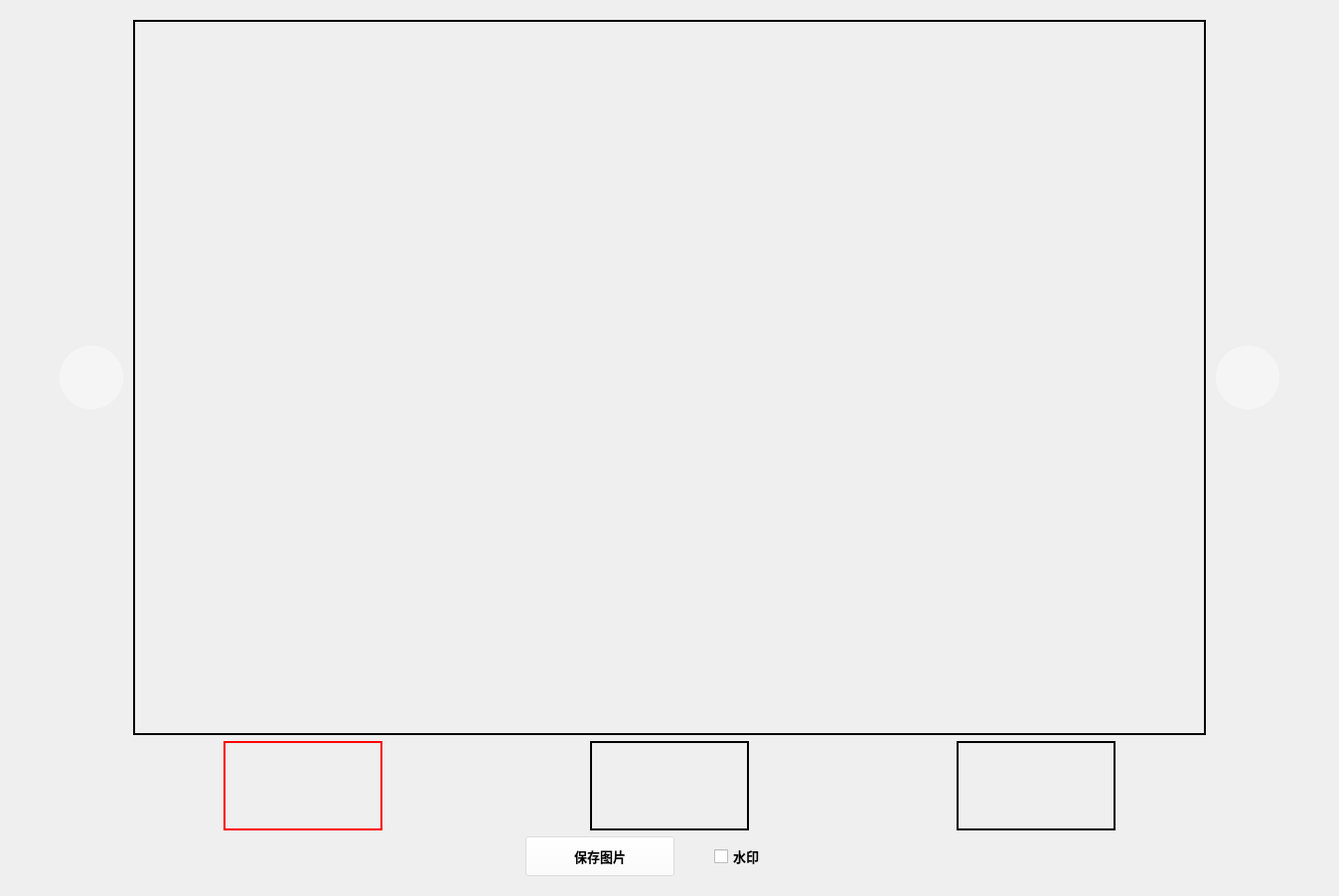
      <widget class="QWidget" name="tab">
       <attribute name="title">
        <string>图像处理</string>
       </attribute>
       <layout class="QHBoxLayout" name="horizontalLayout_10">
        <item>
         <widget class="QWidget" name="widget" native="true">
          <layout class="QHBoxLayout" name="horizontalLayout_11">
           <item>
            <layout class="QVBoxLayout" name="verticalLayout_2">
             <item>
              <layout class="QHBoxLayout" name="horizontalLayout_7">
               <property name="spacing">
                <number>10</number>
               </property>
               <item>
                <spacer name="horizontalSpacer">
                 <property name="orientation">
                  <enum>Qt::Horizontal</enum>
                 </property>
                 <property name="sizeHint" stdset="0">
                  <size>
                   <width>40</width>
                   <height>20</height>
                  </size>
                 </property>
                </spacer>
               </item>
               <item>
                <widget class="QPushButton" name="btnPrev">
                 <property name="sizePolicy">
                  <sizepolicy hsizetype="Fixed" vsizetype="Fixed">
                   <horstretch>0</horstretch>
                   <verstretch>0</verstretch>
                  </sizepolicy>
                 </property>
                 <property name="minimumSize">
                  <size>
                   <width>64</width>
                   <height>64</height>
                  </size>
                 </property>
                 <property name="maximumSize">
                  <size>
                   <width>64</width>
                   <height>64</height>
                  </size>
                 </property>
                 <property name="styleSheet">
                  <string notr="true">QPushButton {
    /* 正常状态 */
    background-color: rgba(255, 255, 255, 100);
    border-radius:32px;
    background-repeat:no-repeat;
    background-position:center;
}

QPushButton:pressed {
    /* 鼠标按下状态 */
    background-color: rgb(0, 255, 255);
    border-radius:32px;
    background-repeat:no-repeat;
    background-position:center;
}</string>
                 </property>
                 <property name="text">
                  <string/>
                 </property>
                 <property name="icon">
                  <iconset resource="res.qrc">
                   <normaloff>:/images/prev.png</normaloff>:/images/prev.png</iconset>
                 </property>
                 <property name="iconSize">
                  <size>
                   <width>50</width>
                   <height>50</height>
                  </size>
                 </property>
                </widget>
               </item>
               <item>
                <widget class="QLabel" name="labelImageShow">
                 <property name="sizePolicy">
                  <sizepolicy hsizetype="Fixed" vsizetype="Fixed">
                   <horstretch>0</horstretch>
                   <verstretch>0</verstretch>
                  </sizepolicy>
                 </property>
                 <property name="minimumSize">
                  <size>
                   <width>1080</width>
                   <height>720</height>
                  </size>
                 </property>
                 <property name="maximumSize">
                  <size>
                   <width>1080</width>
                   <height>720</height>
                  </size>
                 </property>
                 <property name="frameShape">
                  <enum>QFrame::WinPanel</enum>
                 </property>
                 <property name="lineWidth">
                  <number>1</number>
                 </property>
                 <property name="text">
                  <string/>
                 </property>
                </widget>
               </item>
               <item>
                <widget class="QPushButton" name="btnNext">
                 <property name="sizePolicy">
                  <sizepolicy hsizetype="Fixed" vsizetype="Fixed">
                   <horstretch>0</horstretch>
                   <verstretch>0</verstretch>
                  </sizepolicy>
                 </property>
                 <property name="minimumSize">
                  <size>
                   <width>64</width>
                   <height>64</height>
                  </size>
                 </property>
                 <property name="maximumSize">
                  <size>
                   <width>64</width>
                   <height>64</height>
                  </size>
                 </property>
                 <property name="styleSheet">
                  <string notr="true">QPushButton {
    /* 正常状态 */
    background-color: rgba(255, 255, 255, 100);
    border-radius:32px;
    background-repeat:no-repeat;
    background-position:center;
}

QPushButton:pressed {
    /* 鼠标按下状态 */
    background-color: rgb(0, 255, 255);
    border-radius:32px;
    background-repeat:no-repeat;
    background-position:center;
}</string>
                 </property>
                 <property name="text">
                  <string/>
                 </property>
                 <property name="icon">
                  <iconset resource="res.qrc">
                   <normaloff>:/images/next.png</normaloff>:/images/next.png</iconset>
                 </property>
                 <property name="iconSize">
                  <size>
                   <width>50</width>
                   <height>50</height>
                  </size>
                 </property>
                </widget>
               </item>
               <item>
                <spacer name="horizontalSpacer_2">
                 <property name="orientation">
                  <enum>Qt::Horizontal</enum>
                 </property>
                 <property name="sizeHint" stdset="0">
                  <size>
                   <width>40</width>
                   <height>20</height>
                  </size>
                 </property>
                </spacer>
               </item>
              </layout>
             </item>
             <item>
              <layout class="QHBoxLayout" name="horizontalLayout_6">
               <property name="spacing">
                <number>4</number>
               </property>
               <property name="sizeConstraint">
                <enum>QLayout::SetDefaultConstraint</enum>
               </property>
               <item>
                <widget class="QLabel" name="labelFirst">
                 <property name="sizePolicy">
                  <sizepolicy hsizetype="Fixed" vsizetype="Fixed">
                   <horstretch>0</horstretch>
                   <verstretch>0</verstretch>
                  </sizepolicy>
                 </property>
                 <property name="minimumSize">
                  <size>
                   <width>160</width>
                   <height>90</height>
                  </size>
                 </property>
                 <property name="maximumSize">
                  <size>
                   <width>160</width>
                   <height>90</height>
                  </size>
                 </property>
                 <property name="styleSheet">
                  <string notr="true">border:2px solid red;</string>
                 </property>
                 <property name="frameShape">
                  <enum>QFrame::NoFrame</enum>
                 </property>
                 <property name="frameShadow">
                  <enum>QFrame::Plain</enum>
                 </property>
                 <property name="text">
                  <string/>
                 </property>
                </widget>
               </item>
               <item>
                <widget class="QLabel" name="labelSecond">
                 <property name="sizePolicy">
                  <sizepolicy hsizetype="Fixed" vsizetype="Fixed">
                   <horstretch>0</horstretch>
                   <verstretch>0</verstretch>
                  </sizepolicy>
                 </property>
                 <property name="minimumSize">
                  <size>
                   <width>160</width>
                   <height>90</height>
                  </size>
                 </property>
                 <property name="maximumSize">
                  <size>
                   <width>160</width>
                   <height>90</height>
                  </size>
                 </property>
                 <property name="frameShape">
                  <enum>QFrame::WinPanel</enum>
                 </property>
                 <property name="frameShadow">
                  <enum>QFrame::Plain</enum>
                 </property>
                 <property name="text">
                  <string/>
                 </property>
                </widget>
               </item>
               <item>
                <widget class="QLabel" name="labelThird">
                 <property name="sizePolicy">
                  <sizepolicy hsizetype="Fixed" vsizetype="Fixed">
                   <horstretch>0</horstretch>
                   <verstretch>0</verstretch>
                  </sizepolicy>
                 </property>
                 <property name="minimumSize">
                  <size>
                   <width>160</width>
                   <height>90</height>
                  </size>
                 </property>
                 <property name="maximumSize">
                  <size>
                   <width>160</width>
                   <height>90</height>
                  </size>
                 </property>
                 <property name="frameShape">
                  <enum>QFrame::WinPanel</enum>
                 </property>
                 <property name="frameShadow">
                  <enum>QFrame::Plain</enum>
                 </property>
                 <property name="text">
                  <string/>
                 </property>
                </widget>
               </item>
              </layout>
             </item>
             <item>
              <layout class="QHBoxLayout" name="horizontalLayout_8">
               <property name="spacing">
                <number>40</number>
               </property>
               <item>
                <spacer name="horizontalSpacer_3">
                 <property name="orientation">
                  <enum>Qt::Horizontal</enum>
                 </property>
                 <property name="sizeHint" stdset="0">
                  <size>
                   <width>40</width>
                   <height>20</height>
                  </size>
                 </property>
                </spacer>
               </item>
               <item>
                <widget class="QPushButton" name="btnSaveImage">
                 <property name="sizePolicy">
                  <sizepolicy hsizetype="Fixed" vsizetype="Fixed">
                   <horstretch>0</horstretch>
                   <verstretch>0</verstretch>
                  </sizepolicy>
                 </property>
                 <property name="minimumSize">
                  <size>
                   <width>150</width>
                   <height>40</height>
                  </size>
                 </property>
                 <property name="maximumSize">
                  <size>
                   <width>150</width>
                   <height>40</height>
                  </size>
                 </property>
                 <property name="font">
                  <font>
                   <pointsize>10</pointsize>
                   <weight>75</weight>
                   <bold>true</bold>
                  </font>
                 </property>
                 <property name="styleSheet">
                  <string notr="true">QPushButton {
    /* 正常状态 */
	background-color: rgba(255, 255, 255, 100);
}

QPushButton:pressed {
    /* 鼠标按下状态 */
    background-color: rgb(0, 255, 255);
}</string>
                 </property>
                 <property name="text">
                  <string>保存图片</string>
                 </property>
                 <property name="icon">
                  <iconset resource="res.qrc">
                   <normaloff>:/images/save.png</normaloff>:/images/save.png</iconset>
                 </property>
                 <property name="iconSize">
                  <size>
                   <width>35</width>
                   <height>35</height>
                  </size>
                 </property>
                </widget>
               </item>
               <item>
                <widget class="QCheckBox" name="mark">
                 <property name="enabled">
                  <bool>true</bool>
                 </property>
                 <property name="sizePolicy">
                  <sizepolicy hsizetype="Fixed" vsizetype="Fixed">
                   <horstretch>0</horstretch>
                   <verstretch>0</verstretch>
                  </sizepolicy>
                 </property>
                 <property name="minimumSize">
                  <size>
                   <width>100</width>
                   <height>20</height>
                  </size>
                 </property>
                 <property name="maximumSize">
                  <size>
                   <width>100</width>
                   <height>20</height>
                  </size>
                 </property>
                 <property name="font">
                  <font>
                   <pointsize>10</pointsize>
                   <weight>75</weight>
                   <bold>true</bold>
                  </font>
                 </property>
                 <property name="text">
                  <string>水印</string>
                 </property>
                </widget>
               </item>
               <item>
                <spacer name="horizontalSpacer_4">
                 <property name="orientation">
                  <enum>Qt::Horizontal</enum>
                 </property>
                 <property name="sizeHint" stdset="0">
                  <size>
                   <width>40</width>
                   <height>20</height>
                  </size>
                 </property>
                </spacer>
               </item>
              </layout>
             </item>
            </layout>
           </item>
          </layout>
         </widget>
        </item>
       </layout>
      </widget>
